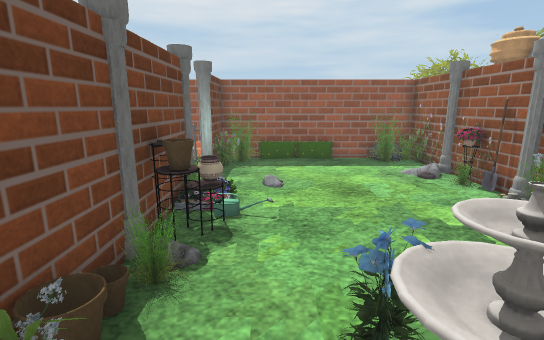
View 1 (above)

18 first-person views from a walk through a 3-D level made in the Unity game engine. The camera is 1.2 m above the floor, tilts 12° down and sees 85° across. Doors are open. The floor is counted in squares, 0.5 m on a side. Each view is taken from the middle of a square. On the plan, view 1 faces up. The plan holds only what a view shows up to about 19 squares ahead; the rest is blank. The place goes on beyond the plan. The player character is not drawn. Some animated figures are not drawn. Some surface patterns are stand-ins.

View 2
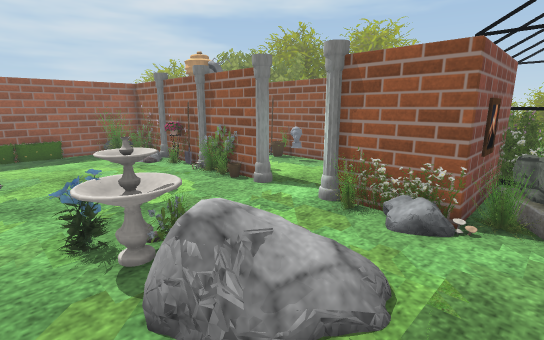

View 3
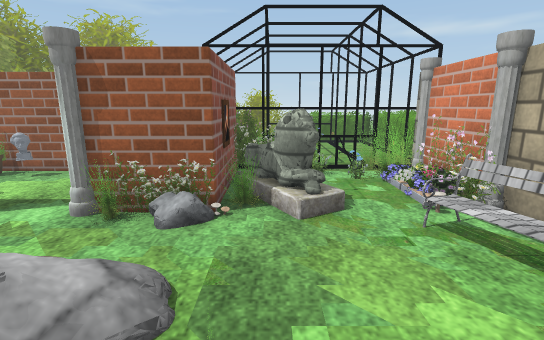

View 4
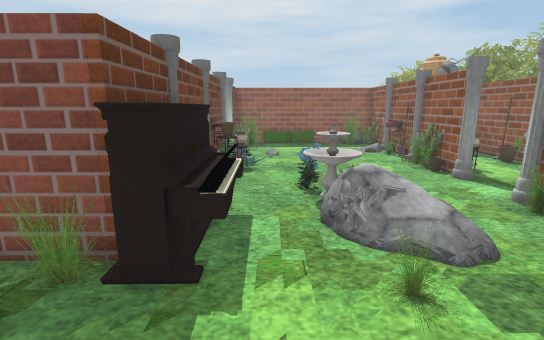

View 5
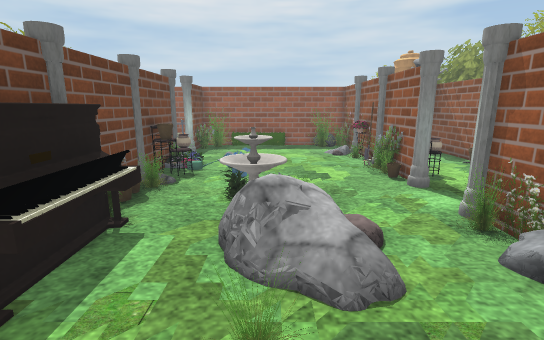

View 6
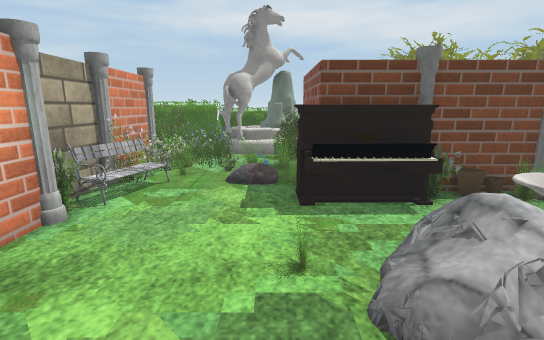

View 7
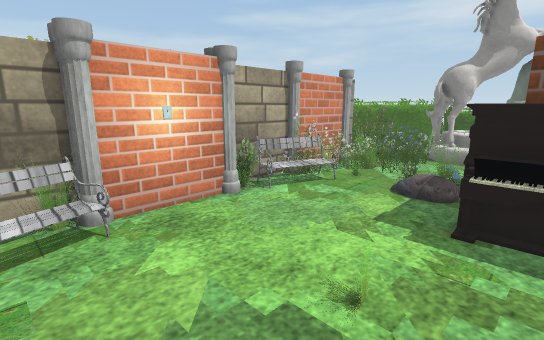

View 8
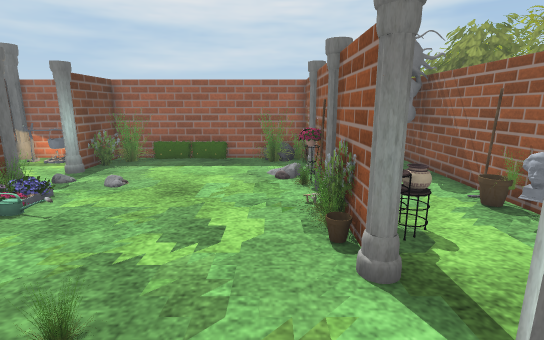

View 9
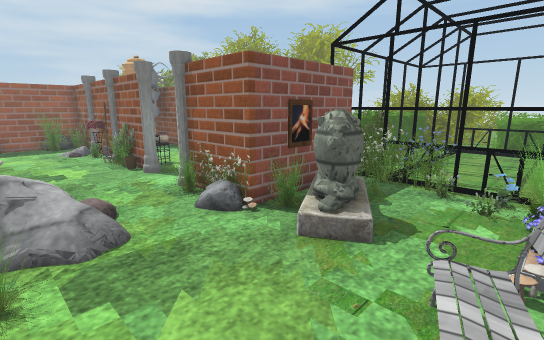

View 10
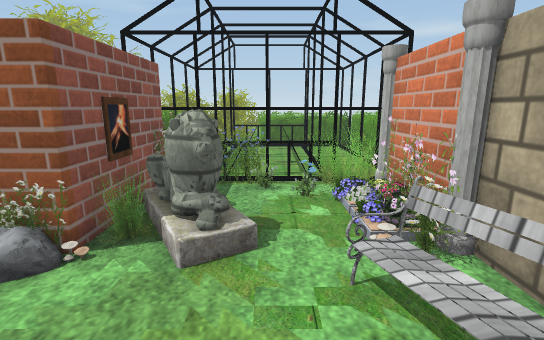

View 11
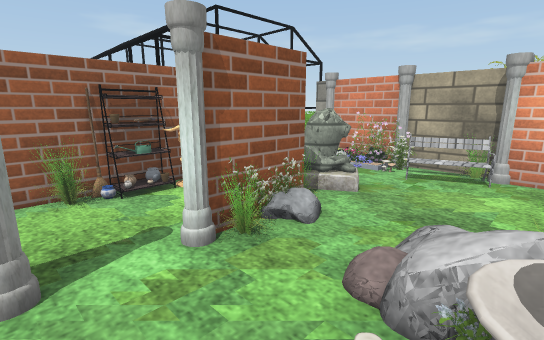

View 12
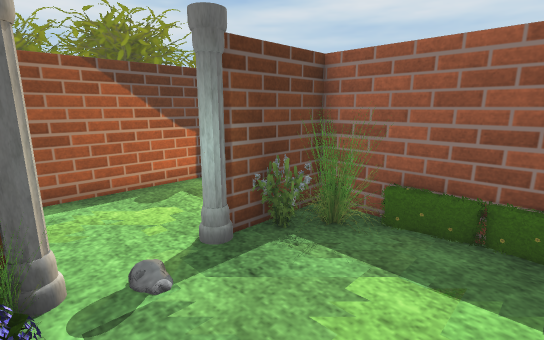

View 13
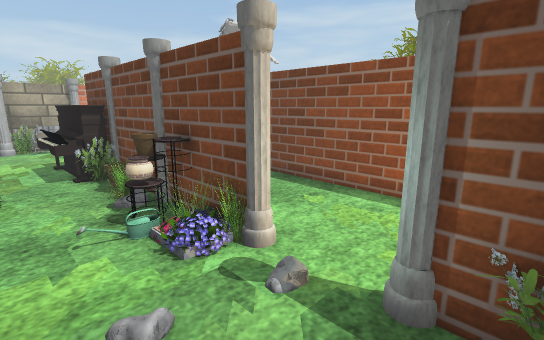

View 14
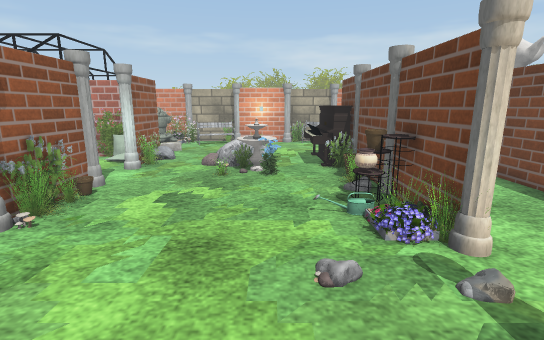

View 15
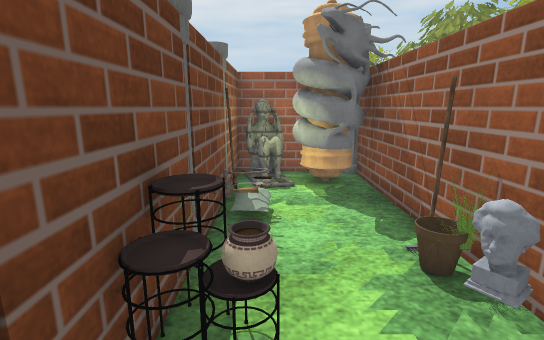

View 16
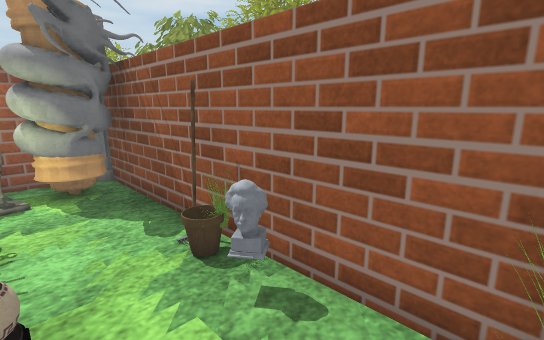

View 17
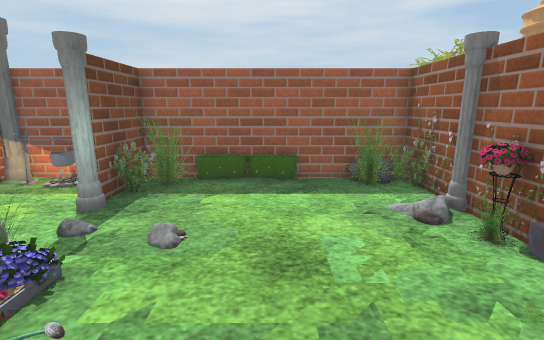

View 18
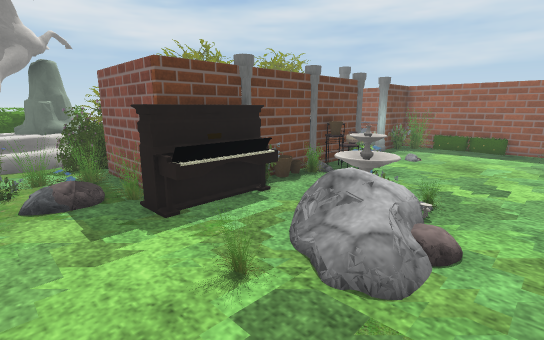

### Floor plan
Key: @ floor where view 1 was taken; # wall or solid block; . main floor; : floor 0.25 m higher than the main floor; D open door; = window, fence, low wall or low ledge; B bush; P pillar; S shovel; F flowerpot; T pot; R rock; A statue; E bench; L planter; I piano; O other object.
Columns run from 7 left of view 1 to 13 right of it. Each row starts with its distance up from view 1.
 14 #######B#B####### P
 13 #OOOOOOO...OOO#AOO#
 12 #... OO....O.##AOO#
 11 #...PP.......PP...#
 10 #....D.......##...#
  9 #....D.......##...#
  8 #...PPO......S#...O
  7 #... OO.....=#P..=#
  6 #... OF......=#F.O#
  5 #.. PTT......=#...#
  4 #.   OO......PP...#
  3 #    #..O....DD..=#
  2      #..OO...DP..=F
  1     PPI.OO:..#P..OO
  0      II@.R ..=#..OO
 -1      II..: ..#RO O##O
 -2 #####II..=... OO#####
 -3 ==.== ..==....AAA##O#
 -4 #=.:..........AA..#O
 -5 ==#...............=O
 -6 ===..........E...##O
 -7 ==#EEO..... =OOOO##O
 -8 P##OP#OP##P###PLOP#O
 -9                    OO
-10                   OOO

Positions as (right, up) in squares from view 1, and headings:
1: (0, 0), facing up
2: (0, -3), facing up-right
3: (0, -3), facing right
4: (0, -6), facing up
5: (2, -5), facing up
6: (6, -3), facing left
7: (5, -1), facing down-left
8: (5, 0), facing up
9: (2, -7), facing up-right
10: (2, -5), facing right
11: (2, 4), facing down-right
12: (2, 8), facing up-left
13: (1, 12), facing down-left
14: (1, 13), facing down
15: (8, 3), facing up
16: (8, 3), facing up-right
17: (2, 4), facing up
18: (5, -5), facing up-left
